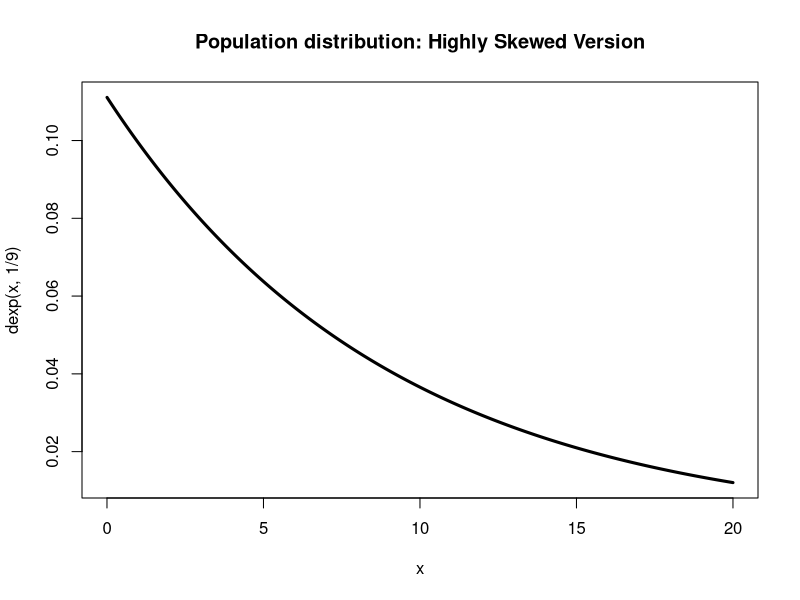
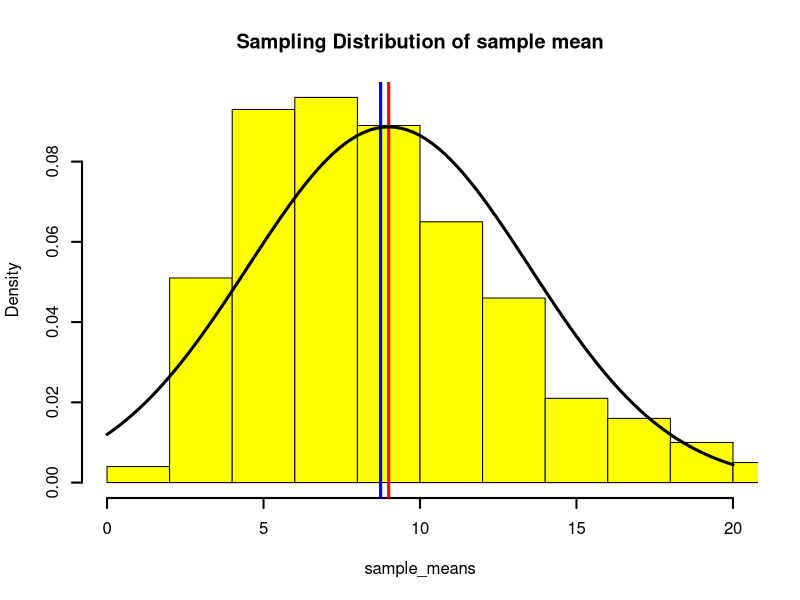
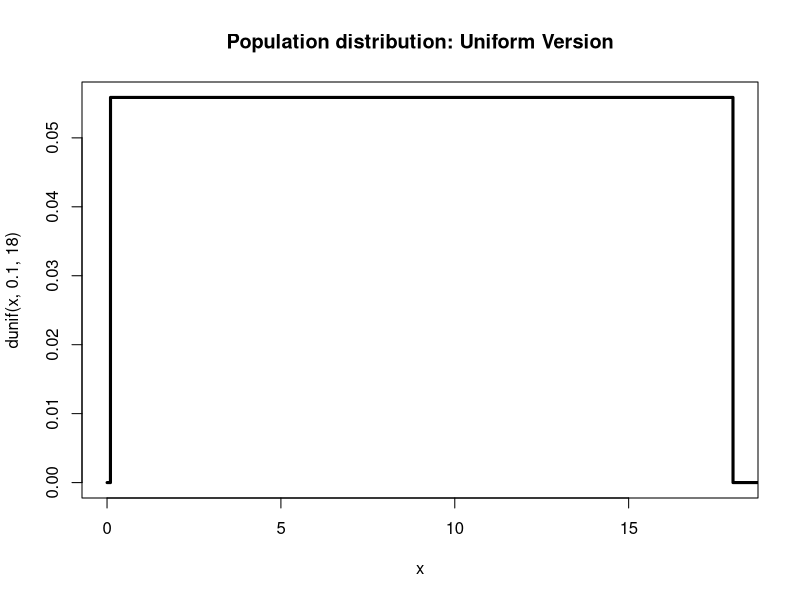
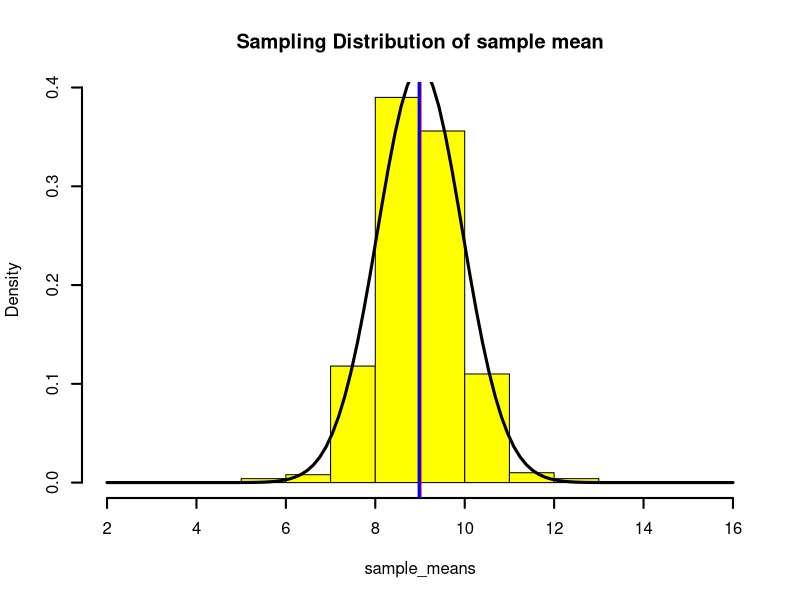
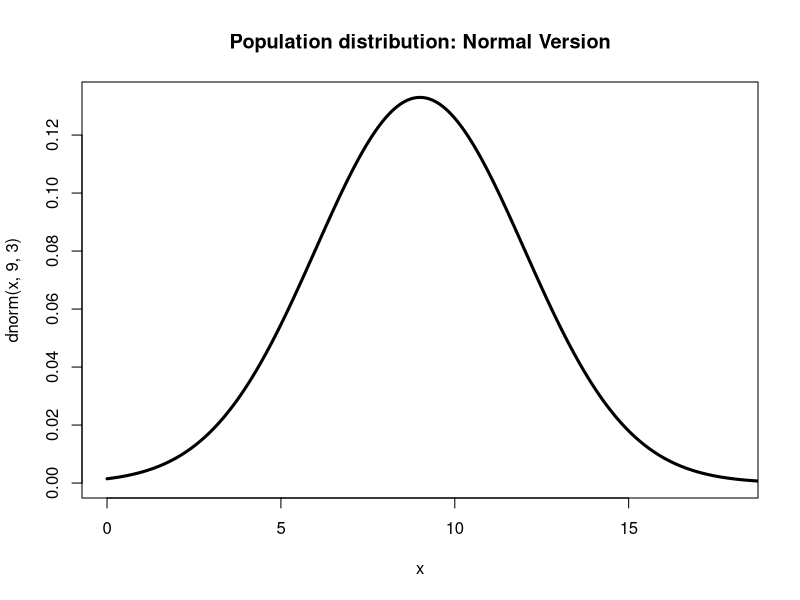
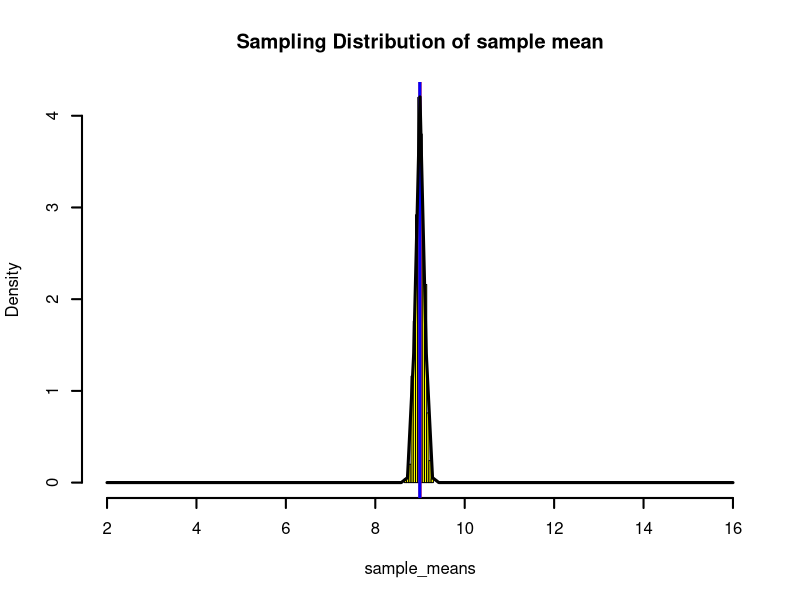

Reproduce these figures in R, in order.
#####Exponential(1/9)
m<-500
x<-1:10000/500

plot(x,dexp(x,1/9),lwd=3,type="l",main="Population distribution: Highly Skewed Version")

N<-30
sam_dist_mean_exp<-function(N=30)
{
sample_means<-NULL
for(i in 1:m)
  sample_means[i]<-mean(rexp(N,1/9))
hist(sample_means,probability=TRUE,lwd=2,col="yellow",main="Sampling Distribution of sample mean",xlim=c(0,20))
abline(v=c(9,mean(sample_means)),col=c("Red","Blue"),lwd=3)
curve(dnorm(x,9,9/sqrt(N)),add=TRUE,lwd=3)
}

sam_dist_mean_exp(4)



######Uniform (0,18)
plot(x,dunif(x,0.1,18),lwd=3,xlim=c(0,18),type="l",main="Population distribution: Uniform Version")



N<-30
sam_dist_mean_unif<-function(N=30)
{
sample_means<-NULL
for(i in 1:m)
  sample_means[i]<-mean(runif(N,0,18))
hist(sample_means,probability=TRUE,xlim=c(2,16),lwd=2,col="yellow",main="Sampling Distribution of sample mean")
abline(v=c(9,mean(sample_means)),col=c("Red","Blue"),lwd=3)
curve(dnorm(x,9,3*sqrt(3)/sqrt(N)),add=TRUE,lwd=3)
}
sam_dist_mean_unif(30)

#####################
#normal case
plot(x,dnorm(x,9,3),lwd=3,xlim=c(0,18),type="l",main="Population distribution: Normal Version")


sam_dist_mean_norm<-function(N=30)
{
sample_means<-NULL
for(i in 1:m)
  sample_means[i]<-mean(rnorm(N,9,3))
hist(sample_means,probability=TRUE,xlim=c(2,16),col="yellow",lwd=2,main="Sampling Distribution of sample mean")
abline(v=c(9,mean(sample_means)),col=c("Red","Blue"),lwd=3)
curve(dnorm(x,9,3/sqrt(N)),add=TRUE,lwd=3)
}
sam_dist_mean_norm(1000)












